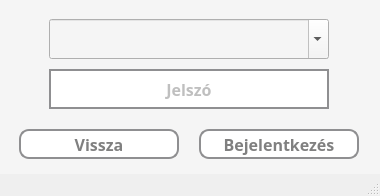
<?xml version="1.0" encoding="UTF-8"?>
<ui version="4.0">
 <class>loginWindow</class>
 <widget class="QMainWindow" name="loginWindow">
  <property name="geometry">
   <rect>
    <x>0</x>
    <y>0</y>
    <width>380</width>
    <height>196</height>
   </rect>
  </property>
  <property name="windowTitle">
   <string>Bejelentkezés</string>
  </property>
  <property name="styleSheet">
   <string notr="true"/>
  </property>
  <widget class="QWidget" name="centralwidget">
   <widget class="QWidget" name="widget" native="true">
    <property name="geometry">
     <rect>
      <x>-1</x>
      <y>-1</y>
      <width>381</width>
      <height>181</height>
     </rect>
    </property>
    <property name="styleSheet">
     <string notr="true">* {
	background-color: whitesmoke;
    font-size: 16px;
    font-weight: bold;
}</string>
    </property>
    <widget class="QComboBox" name="userNameBox">
     <property name="geometry">
      <rect>
       <x>50</x>
       <y>20</y>
       <width>280</width>
       <height>40</height>
      </rect>
     </property>
     <property name="font">
      <font>
       <family>Corbel</family>
       <pointsize>-1</pointsize>
       <bold>true</bold>
      </font>
     </property>
     <property name="editable">
      <bool>true</bool>
     </property>
     <property name="currentText">
      <string/>
     </property>
     <property name="placeholderText">
      <string/>
     </property>
     <property name="frame">
      <bool>true</bool>
     </property>
    </widget>
    <widget class="QLineEdit" name="inputPwd">
     <property name="geometry">
      <rect>
       <x>50</x>
       <y>70</y>
       <width>280</width>
       <height>40</height>
      </rect>
     </property>
     <property name="font">
      <font>
       <family>Corbel</family>
       <pointsize>-1</pointsize>
       <bold>true</bold>
      </font>
     </property>
     <property name="styleSheet">
      <string notr="true">* {
	background-color: white;
	border: 2px solid #8f8f91;
	border-radius: 0;
	color: grey;
}</string>
     </property>
     <property name="echoMode">
      <enum>QLineEdit::Password</enum>
     </property>
     <property name="alignment">
      <set>Qt::AlignCenter</set>
     </property>
     <property name="placeholderText">
      <string>Jelszó</string>
     </property>
    </widget>
    <widget class="QPushButton" name="backButton">
     <property name="geometry">
      <rect>
       <x>20</x>
       <y>130</y>
       <width>160</width>
       <height>30</height>
      </rect>
     </property>
     <property name="font">
      <font>
       <family>Corbel</family>
       <pointsize>-1</pointsize>
       <bold>true</bold>
      </font>
     </property>
     <property name="styleSheet">
      <string notr="true">* {
	background-color: white;
	border: 2px solid #8f8f91;
	border-radius: 10px;
	color: grey;
}

*:hover {
	background-color: rgb(120, 120, 220);
	color: white;
}</string>
     </property>
     <property name="text">
      <string>Vissza</string>
     </property>
    </widget>
    <widget class="QPushButton" name="loginButton">
     <property name="geometry">
      <rect>
       <x>200</x>
       <y>130</y>
       <width>160</width>
       <height>30</height>
      </rect>
     </property>
     <property name="font">
      <font>
       <family>Corbel</family>
       <pointsize>-1</pointsize>
       <bold>true</bold>
      </font>
     </property>
     <property name="styleSheet">
      <string notr="true">* {
	background-color: white;
	border: 2px solid #8f8f91;
	border-radius: 10px;
	color: grey;
}

*:hover {
	background-color: rgb(120, 120, 220);
	color: white;
}</string>
     </property>
     <property name="text">
      <string>Bejelentkezés</string>
     </property>
    </widget>
   </widget>
  </widget>
  <widget class="QStatusBar" name="statusbar"/>
 </widget>
 <resources/>
 <connections/>
</ui>
